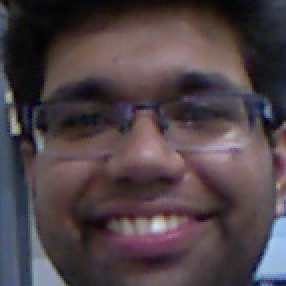
#> input picture images/color.jpg, 143 x 143 px (shown 2 times larger)
$ python rgbd.py   (Python 2 division)   (older library calls are emulated)
#> lines starting #> are read from the running program, lines starting #| are printed output that depends on the picture
### entropy.py
#import matplotlib.pyplot as plt
import numpy as np

#from skimage import data
import matplotlib.pyplot as plt
import cv2
from skimage.util import img_as_ubyte
from skimage.filter.rank import entropy
from skimage.morphology import disk


# First example: object detection.
def entro(image):
    if len(image.shape) > 2:
        image=cv2.cvtColor(image,cv2.COLOR_BGR2GRAY)
    """noise_mask = 28 * np.ones((128, 128), dtype=np.uint8)
    noise_mask[32:-32, 32:-32] = 30

    noise = (noise_mask * np.random.random(noise_mask.shape) - 0.5 *
             noise_mask).astype(np.uint8)
    img = noise + 128

    entr_img = entropy(img, disk(10))
	"""

    entr_img=entropy(image, disk(4))
    #normalisation
    peak=max(entr_img.flatten())
    #print entropy
    if peak!=0:
    	entr_img=(255/peak)*entr_img
    return entr_img
# [9 lines that do not run on import are left out]

### saliency.py
import cv2
import matplotlib.pyplot as plt
import pySaliencyMap
import numpy as np

def saliency(img):
    imgsize = img.shape
    img_width  = imgsize[1]
    img_height = imgsize[0]
    sm = pySaliencyMap.pySaliencyMap(img_width, img_height)
    # computation
    saliency_map = sm.SMGetSM(img)
    peak=max(saliency_map.flatten())
    saliency_map=(255/peak)*saliency_map
    return np.array(saliency_map,np.uint8)
# main
# [34 lines that do not run on import are left out]

### pySaliencyMap.py

# Purpose:     Extracting a saliency map from a single still image

import cv2
import numpy as np
import pySaliencyMapDefs

class pySaliencyMap:
    # initialization
    def __init__(self, width, height):
        self.width  = width
        self.height = height
        self.prev_frame = None
        self.SM = None
        self.GaborKernel0   = np.array(pySaliencyMapDefs.GaborKernel_0)
        self.GaborKernel45  = np.array(pySaliencyMapDefs.GaborKernel_45)
        self.GaborKernel90  = np.array(pySaliencyMapDefs.GaborKernel_90)
        self.GaborKernel135 = np.array(pySaliencyMapDefs.GaborKernel_135)

    # extracting color channels
    def SMExtractRGBI(self, inputImage):
        # convert scale of array elements
        src = np.float32(inputImage) * 1./255
        # split
        (B, G, R) = cv2.split(src)
        # extract an intensity image
        I = cv2.cvtColor(src, cv2.COLOR_BGR2GRAY)
        # return
        return R, G, B, I

    # feature maps
    ## constructing a Gaussian pyramid
    def FMCreateGaussianPyr(self, src):
        dst = list()
        dst.append(src)
        for i in range(1,9):
            nowdst = cv2.pyrDown(dst[i-1])
            dst.append(nowdst)
        return dst
    ## taking center-surround differences
    def FMCenterSurroundDiff(self, GaussianMaps):
        dst = list()
        for s in range(2,5):
            now_size = GaussianMaps[s].shape
            now_size = (now_size[1], now_size[0])  ## (width, height)
            tmp = cv2.resize(GaussianMaps[s+3], now_size, interpolation=cv2.INTER_LINEAR)
            nowdst = cv2.absdiff(GaussianMaps[s], tmp)
            dst.append(nowdst)
            tmp = cv2.resize(GaussianMaps[s+4], now_size, interpolation=cv2.INTER_LINEAR)
            nowdst = cv2.absdiff(GaussianMaps[s], tmp)
            dst.append(nowdst)
        return dst
    ## constructing a Gaussian pyramid + taking center-surround differences
    def FMGaussianPyrCSD(self, src):
        GaussianMaps = self.FMCreateGaussianPyr(src)
        dst = self.FMCenterSurroundDiff(GaussianMaps)
        return dst
    ## intensity feature maps
    def IFMGetFM(self, I):
        return self.FMGaussianPyrCSD(I)
    ## color feature maps
    def CFMGetFM(self, R, G, B):
        # max(R,G,B)
        tmp1 = cv2.max(R, G)
        RGBMax = cv2.max(B, tmp1)
        RGBMax[RGBMax <= 0] = 0.0001    # prevent dividing by 0
        # min(R,G)
        RGMin = cv2.min(R, G)
        # RG = (R-G)/max(R,G,B)
        RG = (R - G) / RGBMax
        # BY = (B-min(R,G)/max(R,G,B)
        BY = (B - RGMin) / RGBMax
        # clamp nagative values to 0
        RG[RG < 0] = 0
        BY[BY < 0] = 0
        # obtain feature maps in the same way as intensity
        RGFM = self.FMGaussianPyrCSD(RG)
        BYFM = self.FMGaussianPyrCSD(BY)
        # return
        return RGFM, BYFM
    ## orientation feature maps
    def OFMGetFM(self, src):
        # creating a Gaussian pyramid
        GaussianI = self.FMCreateGaussianPyr(src)
        # convoluting a Gabor filter with an intensity image to extract oriemtation features
        GaborOutput0   = [ np.empty((1,1)), np.empty((1,1)) ]  # dummy data: any kinds of np.array()s are OK
        GaborOutput45  = [ np.empty((1,1)), np.empty((1,1)) ]
        GaborOutput90  = [ np.empty((1,1)), np.empty((1,1)) ]
        GaborOutput135 = [ np.empty((1,1)), np.empty((1,1)) ]
        for j in range(2,9):
            GaborOutput0.append(   cv2.filter2D(GaussianI[j], cv2.CV_32F, self.GaborKernel0) )
            GaborOutput45.append(  cv2.filter2D(GaussianI[j], cv2.CV_32F, self.GaborKernel45) )
            GaborOutput90.append(  cv2.filter2D(GaussianI[j], cv2.CV_32F, self.GaborKernel90) )
            GaborOutput135.append( cv2.filter2D(GaussianI[j], cv2.CV_32F, self.GaborKernel135) )
        # calculating center-surround differences for every oriantation
        CSD0   = self.FMCenterSurroundDiff(GaborOutput0)
        CSD45  = self.FMCenterSurroundDiff(GaborOutput45)
        CSD90  = self.FMCenterSurroundDiff(GaborOutput90)
        CSD135 = self.FMCenterSurroundDiff(GaborOutput135)
        # concatenate
        dst = list(CSD0)
        dst.extend(CSD45)
        dst.extend(CSD90)
        dst.extend(CSD135)
        # return
        return dst
    ## motion feature maps
    def MFMGetFM(self, src):
        # convert scale
        I8U = np.uint8(255 * src)
        cv2.waitKey(10)
        # calculating optical flows
        if self.prev_frame is not None:
            farne_pyr_scale= pySaliencyMapDefs.farne_pyr_scale
            farne_levels = pySaliencyMapDefs.farne_levels
            farne_winsize = pySaliencyMapDefs.farne_winsize
            farne_iterations = pySaliencyMapDefs.farne_iterations
            farne_poly_n = pySaliencyMapDefs.farne_poly_n
            farne_poly_sigma = pySaliencyMapDefs.farne_poly_sigma
            farne_flags = pySaliencyMapDefs.farne_flags
            flow = cv2.calcOpticalFlowFarneback(\
                prev = self.prev_frame, \
                next = I8U, \
                pyr_scale = farne_pyr_scale, \
                levels = farne_levels, \
                winsize = farne_winsize, \
                iterations = farne_iterations, \
                poly_n = farne_poly_n, \
                poly_sigma = farne_poly_sigma, \
                flags = farne_flags, \
                flow = None \
            )
            flowx = flow[...,0]
            flowy = flow[...,1]
        else:
            flowx = np.zeros(I8U.shape)
            flowy = np.zeros(I8U.shape)
        # create Gaussian pyramids
        dst_x = self.FMGaussianPyrCSD(flowx)
        dst_y = self.FMGaussianPyrCSD(flowy)
        # update the current frame
        self.prev_frame = np.uint8(I8U)
        # return
        return dst_x, dst_y

    # conspicuity maps
    ## standard range normalization
    def SMRangeNormalize(self, src):
        minn, maxx, dummy1, dummy2 = cv2.minMaxLoc(src)
        if maxx!=minn:
            dst = src/(maxx-minn) + minn/(minn-maxx)
        else:
            dst = src - minn
        return dst
    ## computing an average of local maxima
    def SMAvgLocalMax(self, src):
        # size
        stepsize = pySaliencyMapDefs.default_step_local
        width = src.shape[1]
        height = src.shape[0]
        # find local maxima
        #numlocal = 0
        numlocal = 1
        lmaxmean = 0
        for y in range(0, height-stepsize, stepsize):
            for x in range(0, width-stepsize, stepsize):
                localimg = src[y:y+stepsize, x:x+stepsize]
                lmin, lmax, dummy1, dummy2 = cv2.minMaxLoc(localimg)
                lmaxmean += lmax
                numlocal += 1
        # averaging over all the local regions
        return lmaxmean / numlocal
    ## normalization specific for the saliency map model
    def SMNormalization(self, src):
        dst = self.SMRangeNormalize(src)
        lmaxmean = self.SMAvgLocalMax(dst)
        normcoeff = (1-lmaxmean)*(1-lmaxmean)
        return dst * normcoeff
    ## normalizing feature maps
    def normalizeFeatureMaps(self, FM):
        NFM = list()
        for i in range(0,6):
            normalizedImage = self.SMNormalization(FM[i])
            nownfm = cv2.resize(normalizedImage, (self.width, self.height), interpolation=cv2.INTER_LINEAR)
            NFM.append(nownfm)
        return NFM
    ## intensity conspicuity map
    def ICMGetCM(self, IFM):
        NIFM = self.normalizeFeatureMaps(IFM)
        ICM = sum(NIFM)
        return ICM
    ## color conspicuity map
    def CCMGetCM(self, CFM_RG, CFM_BY):
        # extracting a conspicuity map for every color opponent pair
        CCM_RG = self.ICMGetCM(CFM_RG)
        CCM_BY = self.ICMGetCM(CFM_BY)
        # merge
        CCM = CCM_RG + CCM_BY
        # return
        return CCM
    ## orientation conspicuity map
    def OCMGetCM(self, OFM):
        OCM = np.zeros((self.height, self.width))
        for i in range (0,4):
            # slicing
            nowofm = OFM[i*6:(i+1)*6]  # angle = i*45
            # extracting a conspicuity map for every angle
            NOFM = self.ICMGetCM(nowofm)
            # normalize
            NOFM2 = self.SMNormalization(NOFM)
            # accumulate
            OCM += NOFM2
        return OCM
    ## motion conspicuity map
    def MCMGetCM(self, MFM_X, MFM_Y):
        return self.CCMGetCM(MFM_X, MFM_Y)

    # core
    def SMGetSM(self, src):
        # definitions
        size = src.shape
        width  = size[1]
        height = size[0]
        # check
#        if(width != self.width or height != self.height):
#            sys.exit("size mismatch")
        # extracting individual color channels
        R, G, B, I = self.SMExtractRGBI(src)
        # extracting feature maps
        IFM = self.IFMGetFM(I)
        CFM_RG, CFM_BY = self.CFMGetFM(R, G, B)
        OFM = self.OFMGetFM(I)
        MFM_X, MFM_Y = self.MFMGetFM(I)
        # extracting conspicuity maps
        ICM = self.ICMGetCM(IFM)
        CCM = self.CCMGetCM(CFM_RG, CFM_BY)
        OCM = self.OCMGetCM(OFM)
        MCM = self.MCMGetCM(MFM_X, MFM_Y)
        # adding all the conspicuity maps to form a saliency map
        wi = pySaliencyMapDefs.weight_intensity
        wc = pySaliencyMapDefs.weight_color
        wo = pySaliencyMapDefs.weight_orientation
        wm = pySaliencyMapDefs.weight_motion
        SMMat = wi*ICM + wc*CCM + wo*OCM + wm*MCM
        # normalize
        normalizedSM = self.SMRangeNormalize(SMMat)
        normalizedSM2 = normalizedSM.astype(np.float32)
        smoothedSM = cv2.bilateralFilter(normalizedSM2, 7, 3, 1.55)
        self.SM = cv2.resize(smoothedSM, (width,height), interpolation=cv2.INTER_NEAREST)
        # return
        return self.SM

    # [25 lines left out: functions SMGetBinarizedSM, SMGetSalientRegion, not called in this run]

### histogram.py
import cv2
def histogram(image):
	#image = cv2.imread("test.jpg",0)
	winSize = (70,70)
	blockSize = (70,70)
	blockStride = (5,5)
	cellSize = (35,35)
	nbins = 64
	derivAperture = 1
	winSigma = 4.
	histogramNormType = 0
	L2HysThreshold = 2.0000000000000001e-01
	gammaCorrection = 0
	nlevels = 64
	hog = cv2.HOGDescriptor(winSize,blockSize,blockStride,cellSize,nbins,derivAperture,winSigma,
	                        histogramNormType,L2HysThreshold,gammaCorrection,nlevels)
	#compute(img[, winStride[, padding[, locations]]]) -> descriptors
	winStride = (8,8)
	padding = (8,8)
	locations = ((10,20),)
	#hist = hog.compute(image,winStride,padding,locations)
	hist=hog.compute(image)
	#print "histogram shape found by hog is ",hist.shape
	return hist
# [23 lines left out: function histogram2, not called in this run]

### rgbd.py
import cv2
import numpy as np
from saliency import saliency
from histogram import histogram
from entropy import entro
import matplotlib.pyplot as plt
def rgbd( rgb , depth_map ):
	#extract facial region using viola jones later


	#make size of image ideal
	height,width=rgb.shape[:2]
	#extract patch 1
	h1 = int(0.125*height)
	h2 = int(0.875*height)
	w1 = int(0.125*width)
	w2 = int(0.875*width)
	#patch1=rgb[0.125*height:0.875*height,0.125*width:0.875*width]
	patch1=rgb[h1:h2,w1:w2]
	patch1=np.array(patch1)
	#print type(patch1)

	#extract patch2
	h1 = int(0.25*height)
	h2 = int(0.75*height)
	w1 = int(0.25*width)
	w2 = int(0.75*width)

	#patch2=rgb[0.25*height:0.75*height,0.25*width:0.75*width]
	patch2=rgb[h1:h2,w1:w2]

	h1 = int(0.125*height)
	h2 = int(0.875*height)
	w1 = int(0.125*width)
	w2 = int(0.875*width)

	#patch3 = depth_map[0.125*height:0.875*height,0.125*width:0.875*width]
	patch3=depth_map[h1:h2,w1:w2]

	h1 = int(0.25*height)
	h2 = int(0.75*height)
	w1 = int(0.25*width)
	w2 = int(0.75*width)

	#patch4 = depth_map[0.25*height:0.75*height,0.25*width:0.75*width]
	patch4=depth_map[h1:h2,w1:w2]
	#print "original size is",image.shape
	#print "patch1 size is",patch1.shape
	#print "patch2 size is",patch2.shape
	E1 = entro(patch1)
	E2 = entro(patch2)
	S = saliency(rgb)
	E3 = entro(patch3)
	E4 = entro(patch4)
	#return [E1,E2,E3,E4,S]
	final_hog=[]
	for i in [E1,E2,E3,E4,S]:
		i=np.array(i,np.uint8)
		# [4 lines of commented-out code are left out]
		final_hog=np.append(final_hog,histogram(i))
	# [4 lines of commented-out code are left out]
	return final_hog
if __name__ == "__main__":
	rgb=cv2.imread("images/color.jpg")
#> rgb is the input picture: shape (143, 143, 3); mean B, G, R 71.2, 66.4, 78.7
	if rgb is None:
		print "color image is not read properly"
		exit()

	depth=cv2.imread("images/depth.jpg")
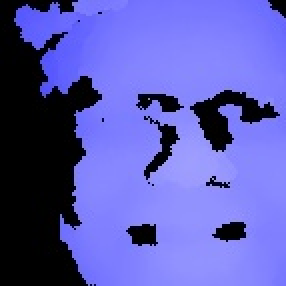
#> input picture images/depth.jpg, 143 x 143 px (shown 2 times larger)
#> depth is the input picture: shape (143, 143, 3); mean B, G, R 180.8, 92, 92.1
	if depth is None:
		print "depth image is not read properly"
		exit()
	#print depth
	final_answer=rgbd(rgb,depth)
#> in entro, `entr_img=entropy(image, disk(4))`:
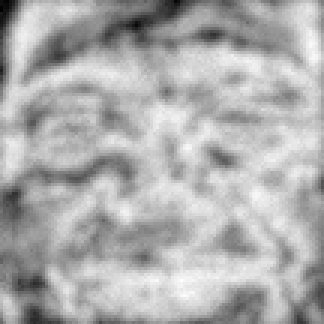
#> entr_img: shape (108, 108) float64 (shown 3 times larger); min 2.02, max 5.49, mean 4.4; drawn with min black and max white
#> in entro, `peak=max(entr_img.flatten())`: peak = 5.49
#> in entro (call 2), `entr_img=entropy(image, disk(4))`:
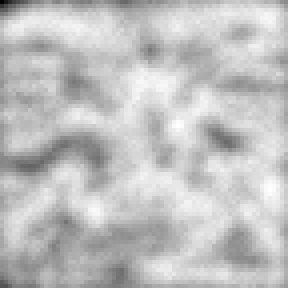
#> entr_img: shape (72, 72) float64 (shown 4 times larger); min 1.71, max 5.4, mean 4.5; drawn with min black and max white
#> in entro (call 2), `peak=max(entr_img.flatten())`: peak = 5.4
#> the loop in FMCreateGaussianPyr, `for i in range(1,9):` made 8 passes
#> nowdst on passes 7 to 8: [[0.257, 0.277], [0.273, 0.289]], [0.274]
#> after the loop in FMCreateGaussianPyr, `for i in range(1,9):`: dst = 9 items
#> after the loop in FMCenterSurroundDiff, `for s in range(2,5):`: dst = 6 items
#> in CFMGetFM, `RG[RG < 0] = 0`:
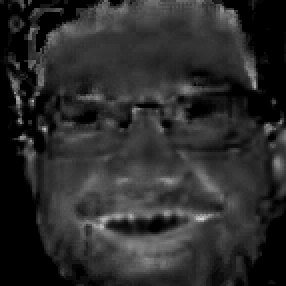
#> RG: shape (143, 143) float32 (shown 2 times larger); min 0, max 0.838, mean 0.172
#> in CFMGetFM, `BY[BY < 0] = 0`:
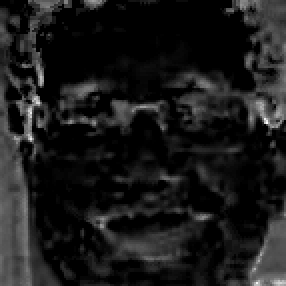
#> BY: shape (143, 143) float32 (shown 2 times larger); min 0, max 1, mean 0.103
#> the loop in FMCreateGaussianPyr (call 2), `for i in range(1,9):` made 8 passes
#> nowdst on passes 7 to 8: [[0.179, 0.189], [0.184, 0.197]], [0.187]
#> the loop in FMCenterSurroundDiff (call 3), `for s in range(2,5):` made 3 passes
#> pass 1, in FMCenterSurroundDiff (call 3), `tmp = cv2.resize(GaussianMaps[s+4], now_size, interpolation=cv2.INTER_..`:
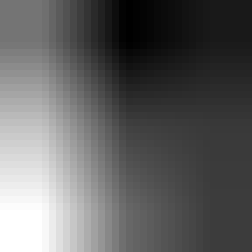
#> tmp: shape (36, 36) float32 (shown 7 times larger); min 0.0657, max 0.133, mean 0.0915; drawn with min black and max white
#> in OFMGetFM, `GaussianI = self.FMCreateGaussianPyr(src)`: GaussianI = 9 items
#> in OFMGetFM, `CSD0   = self.FMCenterSurroundDiff(GaborOutput0)`: CSD0 = 6 items
#> the loop in FMCenterSurroundDiff (call 5), `for s in range(2,5):` made 3 passes
#> pass 1, in FMCenterSurroundDiff (call 5), `nowdst = cv2.absdiff(GaussianMaps[s], tmp)`:
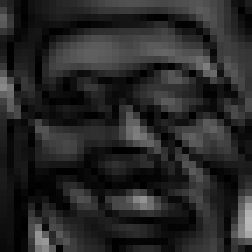
#> nowdst: shape (36, 36) float32 (shown 7 times larger); min 2.24e-05, max 0.725, mean 0.158
#> in SMGetSM, `OFM = self.OFMGetFM(I)`: OFM = 24 items
#> in MFMGetFM, `dst_x = self.FMGaussianPyrCSD(flowx)`: dst_x = 6 items
#> the loop in normalizeFeatureMaps, `for i in range(0,6):` made 6 passes
#> normcoeff in SMNormalization on passes 1 to 6: 0.242, 0.224, 0.375, 0.364, 1, 1
#> the loop in normalizeFeatureMaps (call 2), `for i in range(0,6):` made 6 passes
#> normcoeff in SMNormalization on passes 1 to 6: 0.11, 0.115, 0.353, 0.317, 1, 1
#> the loop in OCMGetCM, `for i in range (0,4):` made 4 passes
#> in saliency, `peak=max(saliency_map.flatten())`: peak = 0.991
#> the loop in rgbd, `for i in [E1,E2,E3,E4,S]:` made 5 passes
#> after the loop in rgbd, `for i in [E1,E2,E3,E4,S]:`: final_hog = 4864 values, max 0.317 at index 3158, min 0 at index 2945, mean 0.0443
#> final_answer has the same summary as final_hog in rgbd
	k=1
	for i in final_answer:
		print np.histogram(i,bins=range(256))[0]
#> this loop made 4864 passes
#> i on passes 1 to 3: 0.0629, 0.0568, 0.0818
#> (printed output is left out)
	for i in range(4):
		plt.subplot(2,2,i+1)
#> (the run stopped early here; a loop or call above may not have finished)
